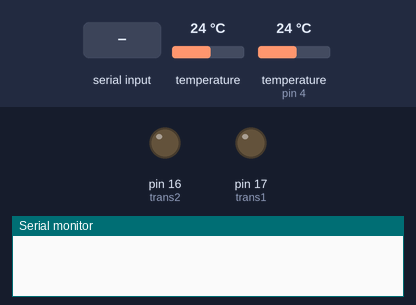
This sketch was run on a simulated Arduino Uno, built with avr-gcc and run on an emulated ATmega328P. On the bench: output pins drawn as LEDs (lit = HIGH), the last lines printed to the serial monitor. Inputs (shaded band) come from the test bench; at power-on: temperature 24 °C, temperature (sensor on pin 4) 24 °C.

Above: at 2.2 s.
2.3 s: "t1_on\n" received over Serial
At 3.7 s:
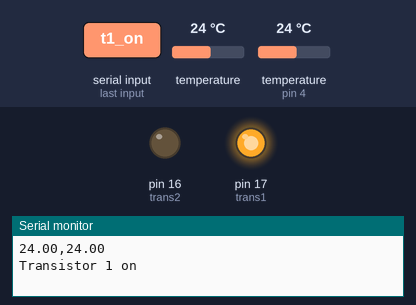
4.1 s: "t2_on\n" received over Serial
At 4.8 s:
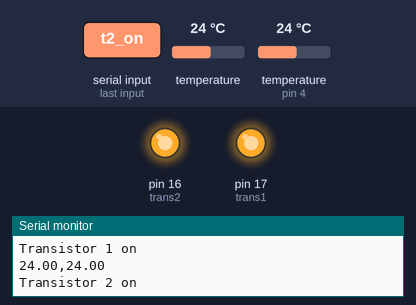
5.7 s: "t1_off\n" received over Serial
At 7.1 s:
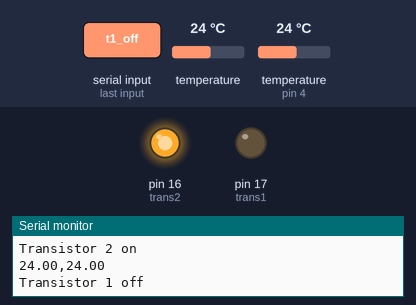
7.4 s: "t2_off\n" received over Serial
At 8.2 s:
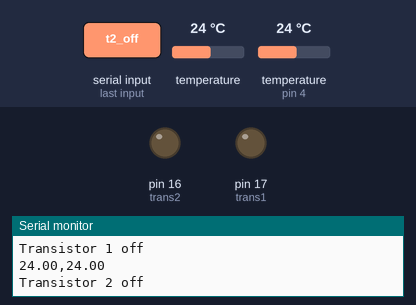
Timing chart, 0 to 10.0 s (numbered marks = the images above; inputs shaded):
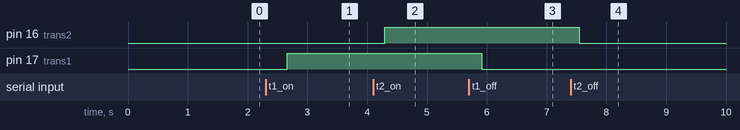

Measured:
- after the input at 2.3 s, pin 17 (trans1): LOW → HIGH after 0.36 s
- after the input at 4.1 s, pin 16 (trans2): LOW → HIGH after 0.19 s
- after the input at 5.7 s, pin 17 (trans1): HIGH → LOW after 0.22 s
- after the input at 7.4 s, pin 16 (trans2): HIGH → LOW after 0.15 s

The sketch:

Practice1.ino
```cpp
/*
   ****************************** TSC-Lab *******************************
   ***************************** PRACTICE 1 *****************************
   By: Kevin E. Chica O
   Reviewed: Víctor Asanza
   More information: https://tsc-lab.blogspot.com/
   More examples: https://github.com/vasanza/TSC-Lab
   Dataset: http://ieee-dataport.org/4138
*/

#include <OneWire.h>
#include <DallasTemperature.h>

//GPIO pin 4 is set as OneWire bus
OneWire ourWire1(4);
//GPIO pin 0 is set as OneWire bus
OneWire ourWire2(0);
//pins of transistor
int trans1 = 17;
int trans2 = 16;

//A variable or object is declared for our sensor 1
DallasTemperature sensors1(&ourWire1);
//A variable or object is declared for our sensor 2
DallasTemperature sensors2(&ourWire2);

void setup() {
  delay(1000);
  Serial.begin(115200);
  sensors1.begin();   //Sensor 1 starts
  sensors2.begin();   //Sensor 2 starts

  //transistor
  pinMode(16, OUTPUT);
  pinMode(17, OUTPUT);
}

void loop() {

  if (Serial.available())
  {
    String string = Serial.readStringUntil('\n');
    if (string == "t1_on") {
      digitalWrite(trans1, HIGH);
      Serial.println("Transistor 1 on");
    }
    if (string == "t1_off") {
      digitalWrite(trans1, LOW);
      Serial.println("Transistor 1 off");
    }
    if (string == "t2_on") {
      digitalWrite(trans2, HIGH);
      Serial.println("Transistor 2 on");
    }
    if (string == "t2_off") {
      digitalWrite(trans2, LOW);
      Serial.println("Transistor 2 off");
    }

  }

  //The command is sent to read the temperature
  sensors1.requestTemperatures();
  //Obtain the temperature in ºC of sensor 1
  float temp1 = sensors1.getTempCByIndex(0);

  //The command is sent to read the temperature
  sensors2.requestTemperatures();
  //Obtain the temperature in ºC of sensor 2
  float temp2 = sensors2.getTempCByIndex(0);

  //print to display the temperature change
  Serial.print(temp1);
  Serial.print(",");
  Serial.println(temp2);
  delay(100);
}
```
